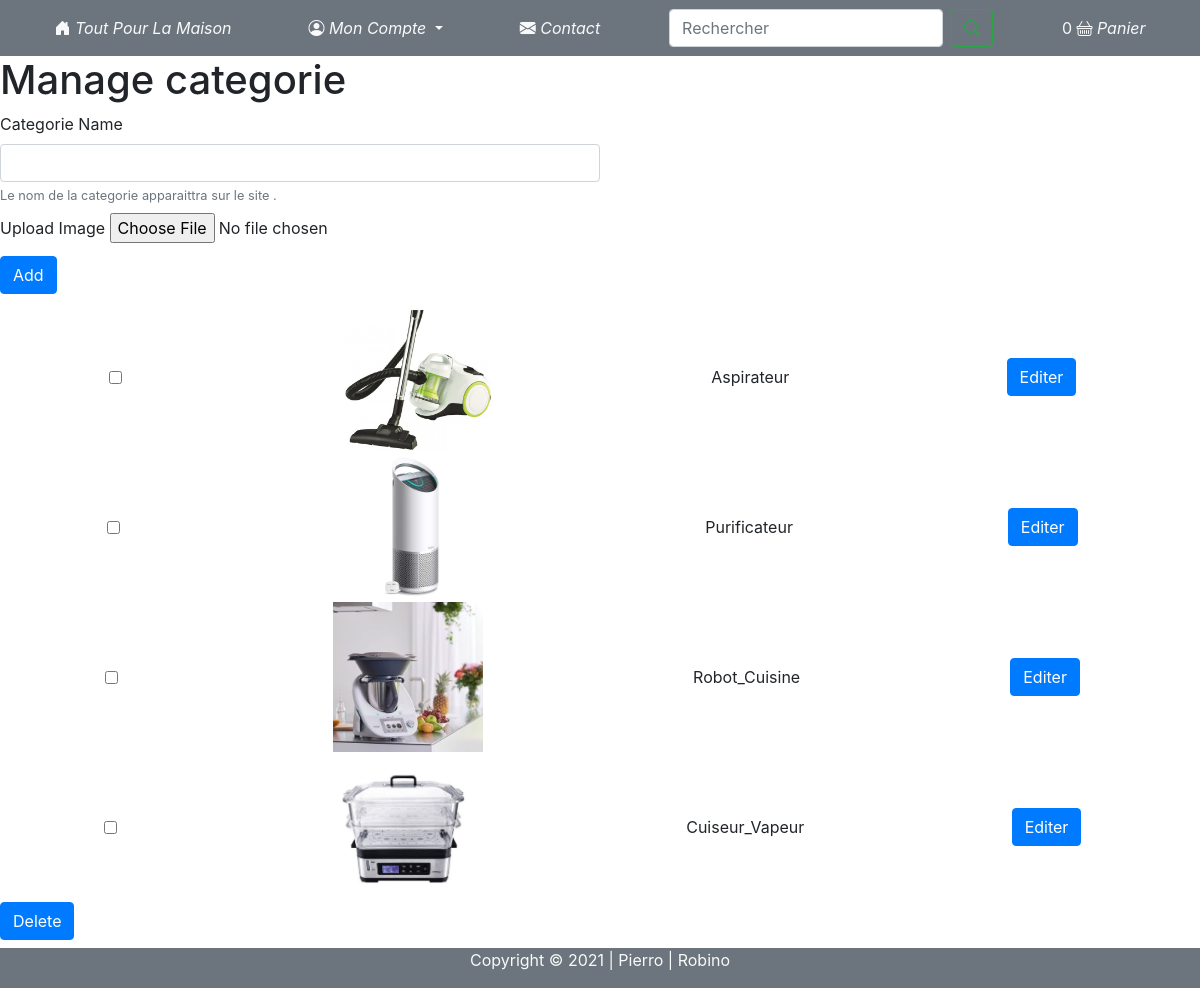
Page /index.php?view=manage_Categorie on the committed database.
### tables this page shows
CREATE TABLE `categories` (
  `categories_id` int UNSIGNED NOT NULL,
  `categories_name` varchar(30) NOT NULL
);

### App/Controller/Controller.php (called while the page is built, shortened)
<?php
class Controller
{
    public function render(string $page,$variable = [])
    {
        extract($variable);
        require('Views/Html/'.$page.'.php');
        $PageContent = ob_get_clean();
        require('Views/layout.php');
    }
}
?>

### App/Controller/CategoriesController.php (called while the page is built, shortened)
<?php
class CategoriesController extends Controller
{
    public function __construct()
    {
        $this->model = new CategoriesModel;
    }
    public function manageCategorie()
    {
        $allCategories = $this->model->listby();
        $action = '';
        $this->render('manage_Categorie', ['allCategories' => $allCategories, 'action' => $action]);
    }
}

### App/Libraries/Autoload.php (called while the page is built, shortened)
<?php
    function autoload($myclass)
    {
        $filepath = str_replace('\\', '/', $myclass)  . '.php';
    }
?>

### Conf/Conf.php (called while the page is built)
<?php
$host = 'localhost';
$dbname = 'boutique';
$username = 'root';
$password = '';
$link = "mysql:host=$host;dbname=$dbname";

### App/Core/Core.php (called while the page is built, shortened)
<?php
    class Core
    {
        protected $db;
        public function __construct()
        {
            $this->table = $this->SetTable();
        }
        public function setDb() :PDO
        {
            require('Conf/Conf.php');
            $this->db = new PDO($link,$username,$password,array(
                PDO::ATTR_ERRMODE => PDO::ERRMODE_EXCEPTION));
            return $this->db;
        }
        public function SetTable() :string
        {
            $classnamespace = get_class($this);
            $classnamespace = explode('\\',$classnamespace);
            $class = end($classnamespace);
            $class = strtolower($class);
            $table = str_replace('model','',$class);
            return $table;
        }
        public function stickOut( $sql, array $array=[])
        {
            $query = $this->db->prepare($sql);
            $query->execute($array);
            $result = $query->fetchAll(PDO::FETCH_ASSOC);
            return $result;
        }
    }

### App/Model/Model.php (called while the page is built, shortened)
<?php
    class Model extends Core
    {
        public function listBy($param='')
        {
            $result = $this->stickOut("SELECT * FROM {$this->table} $param");
            return $result;
        }
    }
?>

### App/Libraries/Mydir.php (called while the page is built)
<?php
    function mydir($path,$picture)
    {
        $files = scandir($path);
        $picture = strtolower($picture);
        $picture = str_replace(' ','',$picture);
        foreach($files as $result)
        {
            if($result == $picture.'.jpg' )
            {
                return $result;
            }
            elseif($result == $picture.'.jpeg')
            {
                return $result;
            }
            elseif($result == $picture.'.png')
            {
                return $result;
            }
        }
    }
?>

### App/Controller/PaniersController.php (called while the page is built, shortened)
<?php
    class PaniersController extends Controller
    {
        public function itemSelected()
        {
            $i = 0;
            return $i;
        }
    }

### Views/Html/manage_Categorie.php (the view, shortened to what this page needs)
<h1>Manage categorie</h1>
<div style='width:50%;'>
    <form method='post' action='index.php?view=manage_Categorie' enctype="multipart/form-data">
        <div class='form_group mb-2'>
            <label for="add_categorie">Categorie Name</label>
            <input class="form-control" type="text" id='add_categorie' name='add_categorie' aria-describedby='categorie_block'>
            <small id="passwordHelpBlock" class="form-text text-muted">
                Le nom de la categorie apparaittra sur le site .
            </small>
        </div>
        <div class='form_group mb-2'>
            <label for="file">Upload Image</label>
            <input type="file" name="file" id="file">
        </div>
        <input type="submit" class="btn btn-primary mb-2" value='Add' name='submit'>
    </form>
</div>
<div>
    <form method='post' action='index.php?view=manage_Categorie'>
        <?php
        $a = 0;
        foreach ($allCategories as $form) {
            $a++; ?>
            <div class="form-check form-check-inline container-fluid d-flex justify-content-around">
                <input class="form-check-input" type="checkbox" id="inlineCheckbox1" name='<?= $a ?>' value='<?= $form['categories_name'] ?>'>
                <img src='Views/Public/Pictures/<?= mydir("Views/Public/Pictures", $form['categories_name']) ?>' style='width: 150px'>
                <label class="form-check-label" for="inlineCheckbox1"><?= $form['categories_name'] ?></label>
                <button type="button" class="btn btn-primary" data-bs-toggle="modal" data-bs-target="#edit_categorie<?= $form['categories_name'] ?>">
                    Editer
                </button>
            </div>
        <?php }; ?>
        <input type="submit" class="btn btn-primary mb-5" name='submit' value='Delete'>
    </form>
</div>

### Views/layout.php (shortened to what this page needs)
<?php
$orders = new App\Controller\PaniersController;
if (isset($_SESSION['droit']) && $_SESSION['droit'] == '42') {
    $link = '<a class="btn btn-primary" data-bs-toggle="collapse" href="#collapseExample" role="button" aria-expanded="false" aria-controls="collapseExample">
                    Dashbord
                </a>';
} else {
    $link = '<a class="nav-link text-light" href="mailto:pierre.malardier@laplateforme.io"><i class="bi bi-envelope-fill"> Contact</i></a>';
} ?>
<!DOCTYPE html>
<html lang="fr">
<head>
    <link rel="stylesheet" href="https://stackpath.bootstrapcdn.com/bootstrap/4.3.1/css/bootstrap.min.css">
    <link rel="stylesheet" href="Views/Public/Css/style.css" type="text/css">
    <link rel="stylesheet" href="https://cdn.jsdelivr.net/npm/bootstrap-icons@1.4.1/font/bootstrap-icons.css">
</head>
<body>
    <header>
        <nav class="navbar navbar-expand-lg navbar-light bg-secondary">
            <div class="collapse navbar-collapse d-flex" id="navbarToggleExternalContent">
                <ul class="navbar-nav mr-auto justify-content-around " style=' width: 100%;'>
                    <li class="nav-item active">
                        <a class="nav-link text-light" href="index.php?view=index"><i class="bi bi-house-door-fill"> Tout Pour La Maison</i></a>
                    </li>
                    <li class="nav-item dropdown">
                        <a class="nav-link dropdown-toggle text-light" href="#" id="navbarDropdown" role="button" data-toggle="dropdown" aria-haspopup="true" aria-expanded="false">
                            <i class="bi bi-person-circle"> Mon Compte</i>
                        </a>
                    </li>
                    <li class="nav-item text-light">
                        <?= $link ?>
                    </li>
                    <form class="form-inline my-2 my-lg-0" method='get' action='#'>
                        <input class="form-control mr-sm-2" type="search" placeholder="Rechercher" aria-label="Search" list='products' name='product'>
                        <button class="btn btn-outline-success my-2 my-sm-0" type="submit"><i class="bi bi-search"></i></button>
                    </form>
                    <li class="nav-item active"><a class="nav-link text-light" href="index.php?view=panier"><span><?= $orders->itemSelected() ?></span> <i class="bi bi-basket"> Panier</i></a></li>
                </ul>
            </div>
        </nav>
    </header>
    <?= $PageContent ?>
    <footer class="footer bg-secondary d-flex justify-content-center fixed-bottom">
        <p class="text-light ">Copyright © 2021 | Pierro | Robino</p>
    </footer>
</body>

### index.php (shortened to what this page needs)
<?php
require('App/Libraries/Autoload.php');
require('App/Libraries/Mydir.php');
$user = new App\Controller\UsersController;
$categorie = new App\Controller\CategoriesController;
$products = new App\Controller\ProductsController;
$orders = new App\Controller\PaniersController;
$factures = new App\Controller\FacturesController;
if (isset($_GET['view'])) {
    $view = $_GET['view'];
    if ($view == "index") {
        $categorie->index();
    } elseif ($view == "inscription") {
        $user->inscription();
    } elseif ($view == "connexion") {
        $user->connexion();
    } elseif ($view == "account") {
        $user->account();
    } elseif ($view == "products") {
        $products->product();
    } elseif ($view == "item") {
        $products->item();
    } elseif ($view == "panier") {
        $orders->panier();
    } elseif ($view == "manage_Categorie") {
        $categorie->manageCategorie();
    } elseif ($view == "manage_Products") {
        $products->manageProduct();
    } elseif ($view == "manage_Users") {
        $user->manageUser();
    }elseif($view == "historique"){
        $factures->historique();
    }elseif($view == "orders"){
        $products->orders();
    }
    elseif ($view == "deconection") {
        $user->render($view);
    } else {
        $user->render('404');
    }
} else {
    $categorie->index();
}
?>

### Views/Public/Css/style.css (style rules this page uses)
body { margin: 0; padding: 0; height: 100%; }

### rows in the picture
categories: shows a picture, categories_name "Aspirateur"
categories: shows a picture, categories_name "Purificateur"
categories: shows a picture, categories_name "Robot_Cuisine"
categories: shows a picture, categories_name "Cuiseur_Vapeur"

### other values in the picture
$orders->itemSelected() "0"
